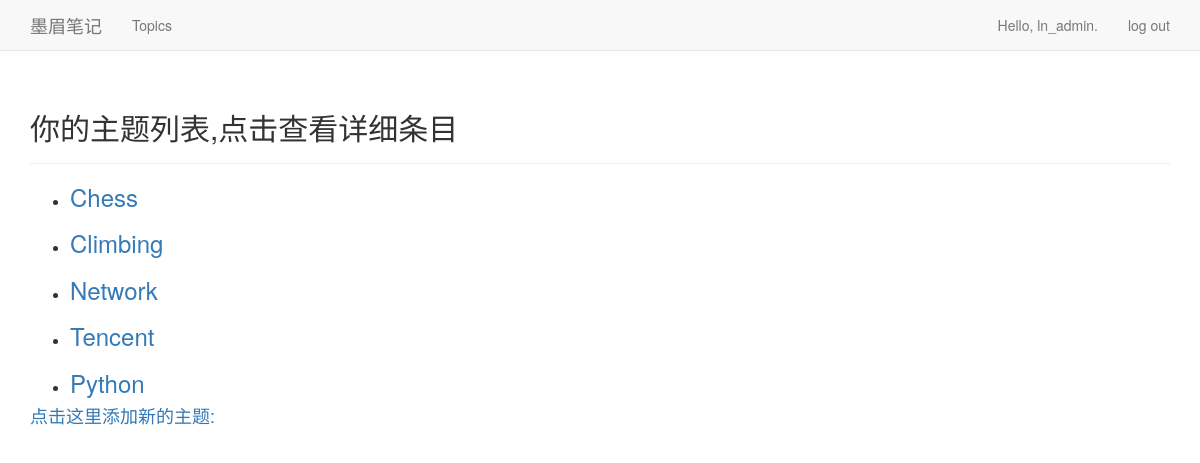
The app's page /topics/ (signed in) with its own data.
### learning_notes/models.py (models this page shows)
class Topic(models.Model):
    text = models.CharField(max_length=200)
    date_added = models.DateTimeField(auto_now_add=True)
    owner = models.ForeignKey(User)
    def __str__(self):
        return self.text

### learning_notes/views.py (the view)
# urls.py: url(r'^topics/$', views.topics, name='topics'),
@login_required
def topics(request):
    topics = Topic.objects.filter(owner=request.user).order_by('date_added')
    contex = {'topics': topics}
    return render(request, 'learning_notes/topics.html', contex)

### learning_notes/templates/learning_notes/topics.html
{% extends "learning_notes/base.html" %}
{% load bootstrap3 %}
{% block header %}
  <h2>你的主题列表,点击查看详细条目</h2>
{% endblock header %}
{% block content %}
  <ul>
    {% for topic in topics %}
      <li>
        <h3>
          <a href="{% url 'learning_notes:topic' topic.id %}">{{ topic }}</a>
        </h3>
      </li>
    {% empty %}
      <li>No topics have been added yet.</li>
    {% endfor %}
  </ul>
  <h4><a href="{% url 'learning_notes:new_topic' %}">点击这里添加新的主题:</a></h4>
{% endblock content %}

### learning_notes/templates/learning_notes/base.html (shortened to what this page needs)
{% load bootstrap3 %}
<!DOCTYPE html>
<html lang="en">
  <head>
    {% bootstrap_css %}
  </head>
  <body>
    <nav class="navbar navbar-default navbar-static-top">
      <div class="container">
          <div class="navbar-header">
            <a class="navbar-brand" href="{% url 'learning_notes:index' %}">墨眉笔记</a>
          </div>
          <div id="navbar" class="navbar-collapse collapse">
            <ul class="nav navbar-nav">
              <li><a href="{% url 'learning_notes:topics' %}">Topics</a></li>
            </ul>
            <ul class="nav navbar-nav navbar-right">
              {% if user.is_authenticated %}
                <li><a>Hello, {{ user.username }}.</a></li>
                <li><a href="{% url 'users:logout' %}">log out</a></li>
              {% else %}
                <li><a href="{% url 'users:register' %}">register</a></li>
                <li><a href="{% url 'users:login' %}">login in</a></li>
              {% endif %}
            </ul>
          </div>
      </div>
    </nav>
    <div class="container">
      <div class="page-header">
        {% block header %}{% endblock header %}
      </div>
      <div>
        {% block content %}{% endblock content %}
      </div>
    </div>
  </body>
</html>

### records on screen
Topic: text "Chess"
Topic: text "Climbing"
Topic: text "Network"
Topic: text "Tencent"
Topic: text "Python"

### other values on screen
{{ user.username }} "ln_admin"
